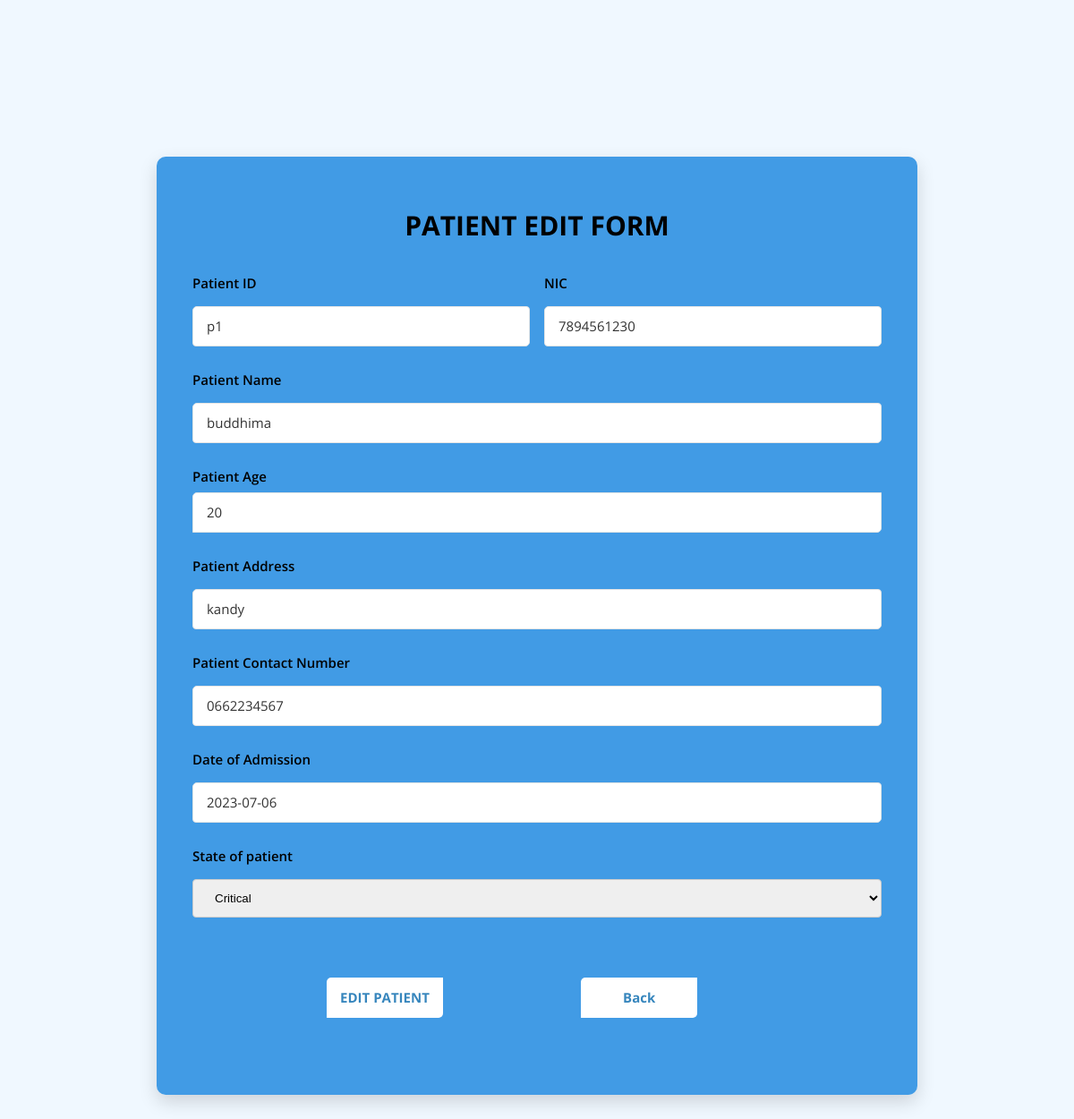
The page /Admin/Patient/PHP/updatePatient.php?patient_id=p1 on the database its author committed.
### tables this page shows
CREATE TABLE `patients` (
  `patient_id` varchar(20) NOT NULL,
  `nic` varchar(20) NOT NULL,
  `patient_name` varchar(20) NOT NULL,
  `patient_age` int(20) NOT NULL,
  `patient_address` varchar(20) NOT NULL,
  `patient_contact` varchar(20) NOT NULL,
  `patient_admission` varchar(20) NOT NULL,
  `patient_state` varchar(20) NOT NULL
);

### Admin/Patient/PHP/updatePatient.php (the view, shortened to what this page needs)
<?php
    @include'../../../config.php';
    $result = mysqli_query($conn,"SELECT * FROM patients WHERE patient_id='" . $_GET['patient_id'] . "'");
    $row= mysqli_fetch_array($result);
?>
<html>
    <head>
	<link rel="stylesheet" type="text/css" href="../css/opensans-font.css">
	<link rel="stylesheet" type="text/css" href="../fonts/line-awesome/css/line-awesome.min.css">
	<link rel="stylesheet" href="https://jqueryvalidation.org/files/demo/site-demos.css">
    <link rel="stylesheet" href="../AddPatient.css"/>
    </head>
    <body>
    <div class="page-content">
		<div class="form-v4-content">
    <form  method="POST" action="" class="form-detail" id="myform">
    <div style="padding-bottom:5px;">
    </div>
    <h2>PATIENT EDIT FORM</h2>
				<div class="form-group">
					<div class="form-row form-row-1">
						<label for="Patient_ID">Patient ID</label>
						<input type="text" name="patient_id" id="patient_id" class="input-text"  value="<?php echo $row['patient_id'];?>" readonly >
					</div>
					<div class="form-row form-row-1">
						<label for="NIC">NIC</label>
						<input type="text" name="patient_nic" id="patient_nic" class="input-text" value="<?php echo $row['nic']; ?>">
					</div>
				</div>
				<div class="form-row">
					<label for="Patient_Name">Patient Name</label>
					<input type="text" name="patient_name" id="patient_name" class="input-text" value="<?php echo $row['patient_name'];?>">
				</div>
                <div class="form-row">
					<label for="Patient_Age">Patient Age</label>
					<input type="number" name="patient_age" id="patient_age" class="input-text" value="<?php echo $row['patient_age'];?>" >
				</div>
                <div class="form-row">
					<label for="Patient_Address">Patient Address</label>
					<input type="text" name="patient_address" id="patient_address" class="input-text" value="<?php echo $row['patient_address'];?>" >
				</div>
                <div class="form-row">
					<label for="Patient_Contact_Number">Patient Contact Number</label>
					<input type="text" name="patient_cno" id="patient_cno" class="input-text" value="<?php echo $row['patient_contact'];?>" >
				</div>
                <div class="form-row">
					<label for="Date_of_Admission">Date of Admission </label>
					<input type="text" name="patient_dof" id="patient_dof" class="input-text" value="<?php echo $row['patient_admission'];?>">
				</div>
                <div class="form-row">
					<label for="State_of_patient">State of patient </label>
					<select class="input-text" id="State_of_patient" name="State_of_patient" value="<?php echo $row['patient_state'];?>">
                        <option value="critical">Critical</option>
                        </select>
				</div>
				<div class="form-row-last">
					<input type="submit" name="submit" class="AddPatient" value="EDIT PATIENT">
                    <a href="../../Patient/patient.php"> <input type="button" name="button" class="AddPatient" value="Back"></a>
				</div>
    </form>
    </div></div>
    </body>
</html>

### Admin/Patient/AddPatient.css (style rules this page uses)
body { margin: 0; color:#e5e5e5; background-color: aliceblue; }
.page-content { width: 100%; margin: 0 auto; background: alicebluee9; display: flex; display: -webkit-flex; justify-content: center; -o-justify-content: center; -ms-justify-content: center; -moz-justify-content: center; -webkit-justify-content: center; align-items: center; -o-align-items: center; -ms-align-items: center; -moz-align-items: center; -webkit-align-items: center; }
.form-v4-content { background:#1685dfcc; width: 850px; border-radius: 10px; -o-border-radius: 10px; -ms-border-radius: 10px; -moz-border-radius: 10px; -webkit-border-radius: 10px; box-shadow: 0px 8px 20px 0px rgba(0, 0, 0, 0.15); -o-box-shadow: 0px 8px 20px 0px rgba(0, 0, 0, 0.15); -ms-box-shadow: 0px 8px 20px 0px rgba(0, 0, 0, 0.15); -moz-box-shadow: 0px 8px 20px 0px rgba(0, 0, 0, 0.15); -webkit-box-shadow: 0px 8px 20px 0px rgba(0, 0, 0, 0.15); margin: 175px 0; position: relative; display: flex; display: -webkit-flex; font-family: 'Open Sans', sans-serif; }
.form-v4-content h2 { font-weight: 700; font-size: 30px; padding: 6px 0 0; margin-bottom: 34px; }
.form-v4-content .form-detail { padding: 20px 40px; position: relative; width: 100%; }
.form-v4-content .form-detail h2 { color:black; text-align: center; }
.form-v4-content .form-detail .form-group { display: flex; display: -webkit-flex; margin: 0 -8px; }
.form-v4-content .form-detail .form-row { width: 100%; position: relative; }
.form-v4-content .form-detail .form-group .form-row.form-row-1 { width: 50%; padding: 0 8px; }
.form-v4-content .form-detail label { font-weight: 600; font-size: 15px; color: black; display: block; margin-bottom: 8px; }
.form-v4-content .form-detail .input-text { margin-bottom: 27px; }
.form-v4-content .form-detail input { width: 100%; padding: 11.5px 15px; border: 1px solid #e5e5e5; border-top-left-radius: 5px; border-bottom-right-radius: 5px; appearance: unset; -moz-appearance: unset; -webkit-appearance: unset; -o-appearance: unset; -ms-appearance: unset; outline: none; -moz-outline: none; -webkit-outline: none; -o-outline: none; -ms-outline: none; font-family: 'Open Sans', sans-serif; font-size: 15px; color: #333; box-sizing: border-box; -moz-box-sizing: border-box; -webkit-box-sizing: border-box; -o-box-sizing: border-box; -ms-box-sizing: border-box; }
.form-v4-content .form-detail .AddPatient { background: white; border-top-left-radius: 5px; border-bottom-right-radius: 5px; width: 130px; border: none; margin: 40px 0 50px 150px; cursor: pointer; color: #3786bd; font-weight: 700; font-size: 15px; align-items: center; }
.form-v4-content .form-detail .form-row-last input { padding: 12.5px; }
input[type=text], select { width: 100%; padding: 12px 20px; margin: 8px 0; display: inline-block; border: 1px solid #ccc; border-radius: 4px; box-sizing: border-box; }

### rows shown on the page
patients: patient_id "p1", patient_nic "7894561230", patient_name "buddhima", patient_age "20", patient_address "kandy", patient_cno "0662234567", patient_dof "2023-07-06", State_of_patient "Critical"
